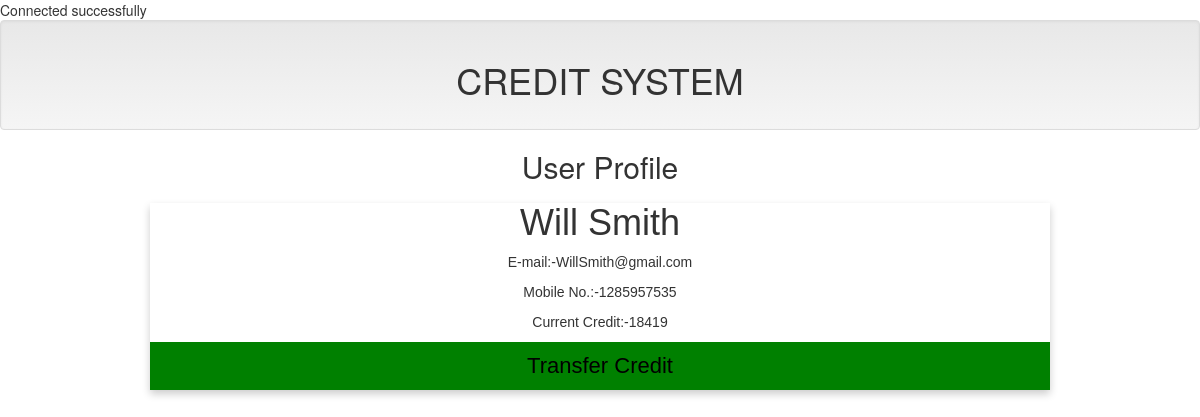
Screenshot of /card10.php with the database file from the repository.
### tables this page shows
CREATE TABLE `name` (
  `ID` int(10) NOT NULL,
  `Name` varchar(15) NOT NULL,
  `E-mail` text NOT NULL,
  `Mobile No.` int(12) NOT NULL,
  `Credit` int(100) NOT NULL
);

### dbcon.php (called while the page is built, shortened)
<?php
$servername = "localhost";
$Name = "root";
$password = "";
$con = new mysqli($servername, $Name, $password, 'alluser');
  $query10 = " SELECT * FROM `name` WHERE `Name` = 'Will Smith' ";
  $run10 = mysqli_query($con, $query10);
  $WillSmith = mysqli_fetch_assoc($run10);
  ?>

### card10.php (the view, shortened to what this page needs)
<?php
      include 'dbcon.php';
      include 'includes/header.php';
      ?>
<head>
<link rel="stylesheet" href="https://cdnjs.cloudflare.com/ajax/libs/font-awesome/4.7.0/css/font-awesome.min.css">
</head>
<body>
<h2 style="text-align:center">User Profile</h2>
<div class="card">
  <h1><?php echo $WillSmith['Name']; ?></h1>
        <p class="E-mail" title="E-mail">E-mail:-<?php echo $WillSmith['E-mail']; ?></p>
        <p class="Monile No.">Mobile No.:-<?php echo $WillSmith['Mobile No.']; ?></p>
        <p class="Current Credit">Current Credit:-<?php echo $WillSmith['Credit']; ?></p>
  <p><button type="button"> <a href="users/WillSmith.php">Transfer Credit</a></button></p>
</div>
</body>
</html>

### card10.php (style rules this page uses)
.card { box-shadow: 0 4px 8px 0 rgba(0, 0, 0, 0.2); max-width: 900px; margin: auto; text-align: center; font-family: arial; }
button { border: none; outline: 0; display: inline-block; padding: 8px; color: white; background-color: green; text-align: center; cursor: pointer; width: 100%; font-size: 18px; }
a { text-decoration: none; font-size: 22px; color: black; }

### rows the page displays
name: Name "Will Smith", value "WillSmith@gmail.com", value "1285957535", Credit "18419"
